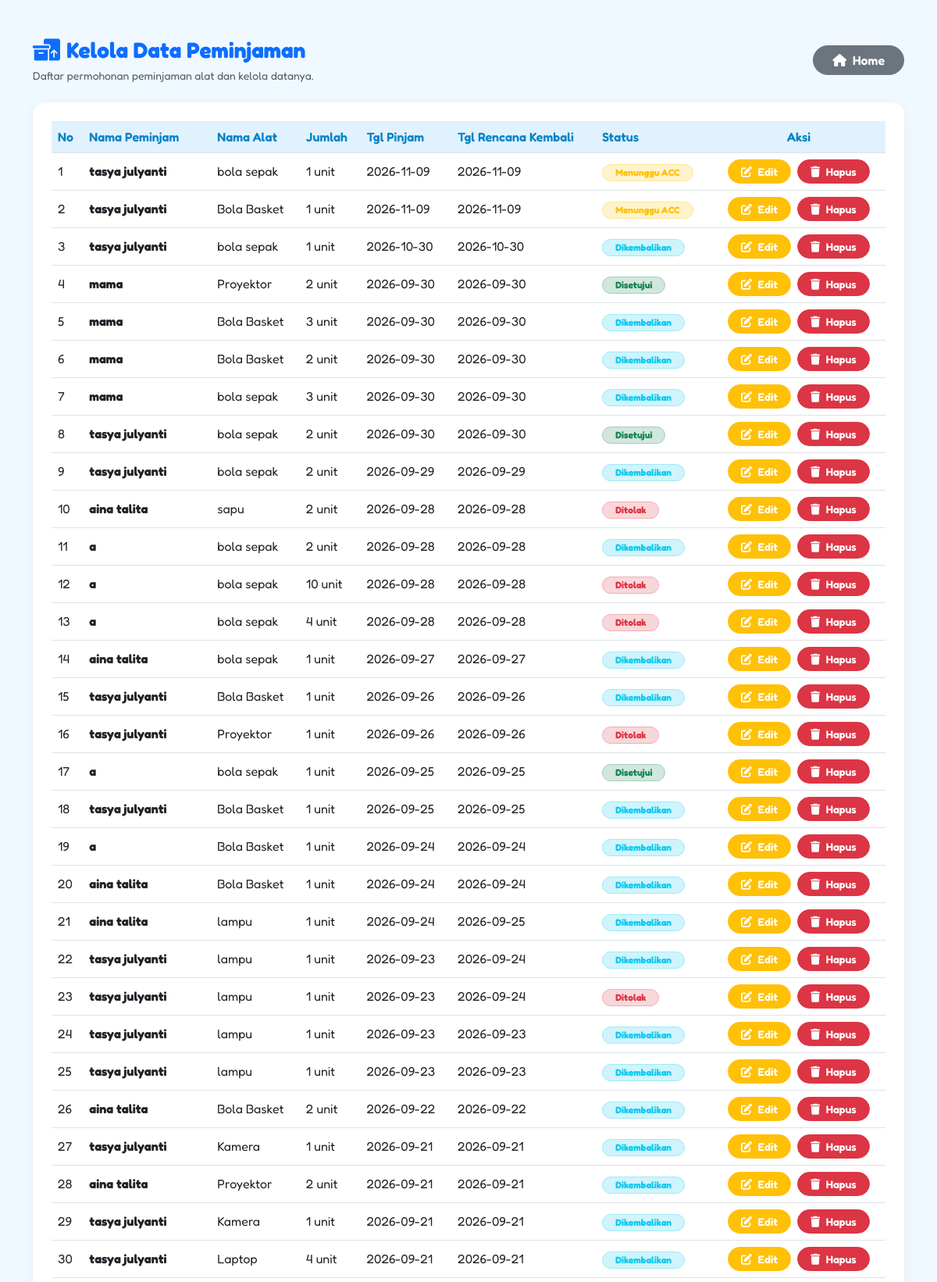
The page /peminjaman/tampil.php (signed in, upper part) on the database its author committed.
### tables this page shows
CREATE TABLE `detail_peminjaman` (
  `id_detail` int(11) NOT NULL,
  `id_peminjaman` int(11) NOT NULL,
  `nama_peminjam` varchar(100) DEFAULT NULL,
  `nama_alat` varchar(100) DEFAULT NULL,
  `id_alat` int(11) NOT NULL,
  `jumlah` int(11) NOT NULL
);

CREATE TABLE `peminjaman` (
  `id_peminjaman` int(11) NOT NULL,
  `id_user` int(11) NOT NULL,
  `nama_peminjam` varchar(100) DEFAULT NULL,
  `nama_alat` varchar(100) DEFAULT NULL,
  `tanggal_pinjam` date NOT NULL,
  `tanggal_rencana_kembali` date NOT NULL,
  `status` enum('Menunggu','Disetujui','Ditolak','Dikembalikan') DEFAULT 'Menunggu'
);

### peminjaman/tampil.php (the view, shortened to what this page needs)
<?php
include '../connection.php';
$role = strtolower($_SESSION['role'] ?? $_SESSION['level'] ?? 'peminjam');
$query  = "SELECT p.*, d.jumlah AS qty_detail
           FROM peminjaman p
           LEFT JOIN detail_peminjaman d ON p.id_peminjaman = d.id_peminjaman
           ORDER BY p.id_peminjaman DESC";
$result = mysqli_query($conn, $query);
?>
<!DOCTYPE html>
<html lang="id">
<head>
    <link href="https://cdn.jsdelivr.net/npm/bootstrap@5.3.0/dist/css/bootstrap.min.css" rel="stylesheet">
    <link rel="stylesheet" href="https://cdnjs.cloudflare.com/ajax/libs/font-awesome/6.4.0/css/all.min.css">
</head>
<body>
    <div class="container my-5">
        <div class="d-flex justify-content-between align-items-center mb-4">
            <div>
                <h3 class="fw-bold text-primary mb-1">
                    <i class="fa-solid fa-boxes-packing me-2"></i>Kelola Data Peminjaman
                </h3>
                <p class="text-muted small mb-0">Daftar permohonan peminjaman alat dan kelola datanya.</p>
            </div>
            <div>
                <a href="../home.php" class="btn btn-secondary rounded-pill px-4 fw-semibold">
                    <i class="fa-solid fa-house me-1"></i> Home
                </a>
            </div>
        </div>
        <div class="card card-custom p-4">
            <div class="table-responsive">
                <table class="table table-hover align-middle mb-0 table-custom">
                    <thead>
                        <tr>
                            <th>No</th>
                            <th>Nama Peminjam</th>
                            <th>Nama Alat</th>
                            <th>Jumlah</th>
                            <th>Tgl Pinjam</th>
                            <th>Tgl Rencana Kembali</th>
                            <th>Status</th>
                            <th class="text-center">Aksi</th>
                        </tr>
                    </thead>
                    <tbody>
                        <?php
                        $no = 1;
                        if ($result && mysqli_num_rows($result) > 0):
                            while ($row = mysqli_fetch_assoc($result)):
                                $status_raw = $row['status'] ?? '';
                                $status     = strtolower(trim($status_raw));
                                $jumlah      = !empty($row['qty_detail']) ? $row['qty_detail'] : ($row['jumlah'] ?? $row['jumlah_pinjam'] ?? 1);
                                $tgl_pinjam  = $row['tanggal_pinjam'] ?? $row['tgl_pinjam'] ?? '-';
                                $tgl_rencana = $row['tanggal_kembali']
                                            ?? $row['tanggal_rencana_kembali']
                                            ?? $row['tgl_rencana_kembali']
                                            ?? $row['tanggal_rencana_pinjam']
                                            ?? $row['tgl_kembali']
                                            ?? '-';
                        ?>
                            <tr>
                                <td><?= $no++; ?></td>
                                <td class="fw-bold"><?= htmlspecialchars($row['nama_peminjam'] ?? $row['nama_user'] ?? '-'); ?></td>
                                <td><?= htmlspecialchars($row['nama_alat'] ?? '-'); ?></td>
                                <td><?= htmlspecialchars($jumlah); ?> unit</td>
                                <td><?= htmlspecialchars($tgl_pinjam); ?></td>
                                <td><?= htmlspecialchars($tgl_rencana); ?></td>
                                <td>
                                    <?php if ($status == 'disetujui' || $status == 'dipinjam'): ?>
                                        <span class="badge bg-success-subtle text-success border border-success-subtle px-3 py-1 rounded-pill">Disetujui</span>
                                    <?php elseif ($status == 'ditolak'): ?>
                                        <span class="badge bg-danger-subtle text-danger border border-danger-subtle px-3 py-1 rounded-pill">Ditolak</span>
                                    <?php elseif (strpos($status, 'kembali') !== false): ?>
                                        <span class="badge bg-info-subtle text-info border border-info-subtle px-3 py-1 rounded-pill">Dikembalikan</span>
                                    <?php else: ?>
                                        <span class="badge bg-warning-subtle text-warning border border-warning-subtle px-3 py-1 rounded-pill">Menunggu ACC</span>
                                    <?php endif; ?>
                                </td>
                                <td class="text-center">
                                    <?php if ($role == 'admin'): ?>
                                        <a href="edit.php?id=<?= $row['id_peminjaman']; ?>" class="btn btn-warning btn-sm text-white rounded-pill px-3 fw-semibold me-1">
                                            <i class="fa-solid fa-pen-to-square me-1"></i> Edit
                                        </a>
                                        <a href="<?= $_SERVER['PHP_SELF']; ?>?hapus_id=<?= $row['id_peminjaman']; ?>"
                                           class="btn btn-danger btn-sm rounded-pill px-3 fw-semibold"
                                           onclick="return confirm('Apakah Anda yakin ingin menghapus data ini?');">
                                            <i class="fa-solid fa-trash me-1"></i> Hapus
                                        </a>
                                    <?php endif; ?>
                                </td>
                            </tr>
                        <?php
                            endwhile;
                        endif; ?>
                    </tbody>
                </table>
            </div>
        </div>
    </div>
</body>
</html>

### peminjaman/tampil.php (style rules this page uses)
body { font-family: 'Fredoka', sans-serif; background-color: #f0f9ff; color: #334155; }
.card-custom { border: none; border-radius: 16px; box-shadow: 0 4px 15px rgba(0, 0, 0, 0.05); background: #ffffff; }
.table-custom th { background-color: #e0f2fe; color: #0284c7; font-weight: 600; }

### rows shown on the page
detail_peminjaman: id_peminjaman.nama_peminjam "tasya julyanti", id_peminjaman.nama_alat "bola sepak", jumlah "1", id_peminjaman.tanggal_pinjam "2026-11-09", id_peminjaman.tanggal_rencana_kembali "2026-11-09", shows "Menunggu ACC"
detail_peminjaman: id_peminjaman.nama_peminjam "tasya julyanti", id_peminjaman.nama_alat "Bola Basket", jumlah "1", id_peminjaman.tanggal_pinjam "2026-11-09", id_peminjaman.tanggal_rencana_kembali "2026-11-09", shows "Menunggu ACC"
detail_peminjaman: id_peminjaman.nama_peminjam "tasya julyanti", id_peminjaman.nama_alat "bola sepak", jumlah "1", id_peminjaman.tanggal_pinjam "2026-10-30", id_peminjaman.tanggal_rencana_kembali "2026-10-30", shows "Dikembalikan"
detail_peminjaman: id_peminjaman.nama_peminjam "mama", id_peminjaman.nama_alat "Proyektor", jumlah "2", id_peminjaman.tanggal_pinjam "2026-09-30", id_peminjaman.tanggal_rencana_kembali "2026-09-30", shows "Disetujui"
detail_peminjaman: id_peminjaman.nama_peminjam "mama", id_peminjaman.nama_alat "Bola Basket", jumlah "3", id_peminjaman.tanggal_pinjam "2026-09-30", id_peminjaman.tanggal_rencana_kembali "2026-09-30", shows "Dikembalikan"
detail_peminjaman: id_peminjaman.nama_peminjam "mama", id_peminjaman.nama_alat "Bola Basket", jumlah "2", id_peminjaman.tanggal_pinjam "2026-09-30", id_peminjaman.tanggal_rencana_kembali "2026-09-30", shows "Dikembalikan"
detail_peminjaman: id_peminjaman.nama_peminjam "mama", id_peminjaman.nama_alat "bola sepak", jumlah "3", id_peminjaman.tanggal_pinjam "2026-09-30", id_peminjaman.tanggal_rencana_kembali "2026-09-30", shows "Dikembalikan"
detail_peminjaman: id_peminjaman.nama_peminjam "tasya julyanti", id_peminjaman.nama_alat "bola sepak", jumlah "2", id_peminjaman.tanggal_pinjam "2026-09-30", id_peminjaman.tanggal_rencana_kembali "2026-09-30", shows "Disetujui"
detail_peminjaman: id_peminjaman.nama_peminjam "tasya julyanti", id_peminjaman.nama_alat "bola sepak", jumlah "2", id_peminjaman.tanggal_pinjam "2026-09-29", id_peminjaman.tanggal_rencana_kembali "2026-09-29", shows "Dikembalikan"
detail_peminjaman: id_peminjaman.nama_peminjam "aina talita", id_peminjaman.nama_alat "sapu", jumlah "2", id_peminjaman.tanggal_pinjam "2026-09-28", id_peminjaman.tanggal_rencana_kembali "2026-09-28", shows "Ditolak"
detail_peminjaman: id_peminjaman.nama_peminjam "a", id_peminjaman.nama_alat "bola sepak", jumlah "2", id_peminjaman.tanggal_pinjam "2026-09-28", id_peminjaman.tanggal_rencana_kembali "2026-09-28", shows "Dikembalikan"
detail_peminjaman: id_peminjaman.nama_peminjam "a", id_peminjaman.nama_alat "bola sepak", jumlah "10", id_peminjaman.tanggal_pinjam "2026-09-28", id_peminjaman.tanggal_rencana_kembali "2026-09-28", shows "Ditolak"
detail_peminjaman: id_peminjaman.nama_peminjam "a", id_peminjaman.nama_alat "bola sepak", jumlah "4", id_peminjaman.tanggal_pinjam "2026-09-28", id_peminjaman.tanggal_rencana_kembali "2026-09-28", shows "Ditolak"
detail_peminjaman: id_peminjaman.nama_peminjam "aina talita", id_peminjaman.nama_alat "bola sepak", jumlah "1", id_peminjaman.tanggal_pinjam "2026-09-27", id_peminjaman.tanggal_rencana_kembali "2026-09-27", shows "Dikembalikan"
detail_peminjaman: id_peminjaman.nama_peminjam "tasya julyanti", id_peminjaman.nama_alat "Bola Basket", jumlah "1", id_peminjaman.tanggal_pinjam "2026-09-26", id_peminjaman.tanggal_rencana_kembali "2026-09-26", shows "Dikembalikan"
detail_peminjaman: id_peminjaman.nama_peminjam "tasya julyanti", id_peminjaman.nama_alat "Proyektor", jumlah "1", id_peminjaman.tanggal_pinjam "2026-09-26", id_peminjaman.tanggal_rencana_kembali "2026-09-26", shows "Ditolak"
detail_peminjaman: id_peminjaman.nama_peminjam "a", id_peminjaman.nama_alat "bola sepak", jumlah "1", id_peminjaman.tanggal_pinjam "2026-09-25", id_peminjaman.tanggal_rencana_kembali "2026-09-25", shows "Disetujui"
detail_peminjaman: id_peminjaman.nama_peminjam "tasya julyanti", id_peminjaman.nama_alat "Bola Basket", jumlah "1", id_peminjaman.tanggal_pinjam "2026-09-25", id_peminjaman.tanggal_rencana_kembali "2026-09-25", shows "Dikembalikan"
detail_peminjaman: id_peminjaman.nama_peminjam "a", id_peminjaman.nama_alat "Bola Basket", jumlah "1", id_peminjaman.tanggal_pinjam "2026-09-24", id_peminjaman.tanggal_rencana_kembali "2026-09-24", shows "Dikembalikan"
detail_peminjaman: id_peminjaman.nama_peminjam "aina talita", id_peminjaman.nama_alat "Bola Basket", jumlah "1", id_peminjaman.tanggal_pinjam "2026-09-24", id_peminjaman.tanggal_rencana_kembali "2026-09-24", shows "Dikembalikan"
detail_peminjaman: id_peminjaman.nama_peminjam "aina talita", id_peminjaman.nama_alat "lampu", jumlah "1", id_peminjaman.tanggal_pinjam "2026-09-24", id_peminjaman.tanggal_rencana_kembali "2026-09-25", shows "Dikembalikan"
detail_peminjaman: id_peminjaman.nama_peminjam "tasya julyanti", id_peminjaman.nama_alat "lampu", jumlah "1", id_peminjaman.tanggal_pinjam "2026-09-23", id_peminjaman.tanggal_rencana_kembali "2026-09-24", shows "Dikembalikan"
detail_peminjaman: id_peminjaman.nama_peminjam "tasya julyanti", id_peminjaman.nama_alat "lampu", jumlah "1", id_peminjaman.tanggal_pinjam "2026-09-23", id_peminjaman.tanggal_rencana_kembali "2026-09-24", shows "Ditolak"
peminjaman: nama_peminjam "tasya julyanti", nama_alat "lampu", jumlah "1", tanggal_pinjam "2026-09-23", tanggal_rencana_kembali "2026-09-23", status "Dikembalikan"
peminjaman: nama_peminjam "tasya julyanti", nama_alat "lampu", jumlah "1", tanggal_pinjam "2026-09-23", tanggal_rencana_kembali "2026-09-23", status "Dikembalikan"
detail_peminjaman: id_peminjaman.nama_peminjam "aina talita", id_peminjaman.nama_alat "Bola Basket", jumlah "2", id_peminjaman.tanggal_pinjam "2026-09-22", id_peminjaman.tanggal_rencana_kembali "2026-09-22", shows "Dikembalikan"
detail_peminjaman: id_peminjaman.nama_peminjam "tasya julyanti", id_peminjaman.nama_alat "Kamera", jumlah "1", id_peminjaman.tanggal_pinjam "2026-09-21", id_peminjaman.tanggal_rencana_kembali "2026-09-21", shows "Dikembalikan"
detail_peminjaman: id_peminjaman.nama_peminjam "aina talita", id_peminjaman.nama_alat "Proyektor", jumlah "2", id_peminjaman.tanggal_pinjam "2026-09-21", id_peminjaman.tanggal_rencana_kembali "2026-09-21", shows "Dikembalikan"
detail_peminjaman: id_peminjaman.nama_peminjam "tasya julyanti", id_peminjaman.nama_alat "Kamera", jumlah "1", id_peminjaman.tanggal_pinjam "2026-09-21", id_peminjaman.tanggal_rencana_kembali "2026-09-21", shows "Dikembalikan"
detail_peminjaman: id_peminjaman.nama_peminjam "tasya julyanti", id_peminjaman.nama_alat "Laptop", jumlah "4", id_peminjaman.tanggal_pinjam "2026-09-21", id_peminjaman.tanggal_rencana_kembali "2026-09-21", shows "Dikembalikan"
